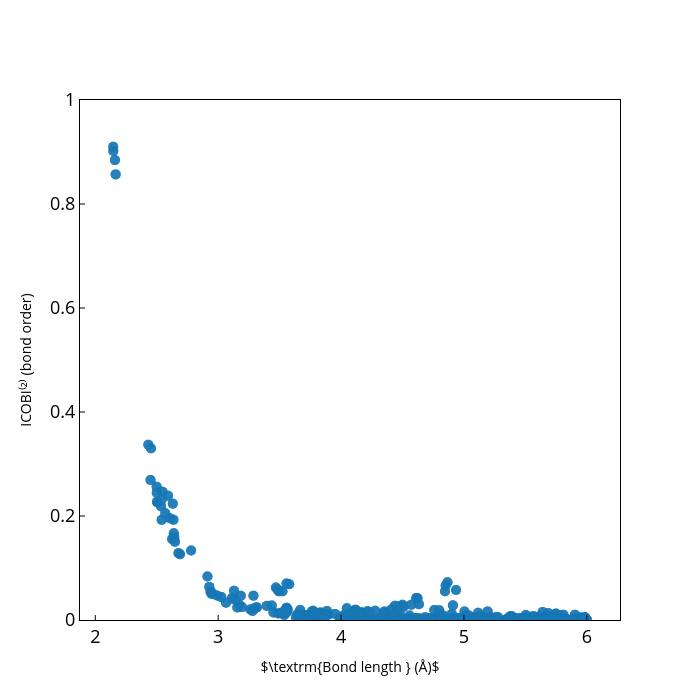

Notebook cell for this chart:
### Code cell
#Two center ICOBI
Si = icobilist_Si.icohpcollection._list_icohp
icobi_Si = []
for i,j in enumerate(Si):
    icobi_Si.append(sum(list(icobilist_Si.icohpcollection._list_icohp[i].values())))

scatter_Si = go.Scatter(
    x=icobilist_Si.icohpcollection.as_dict()['list_length'],
    y= icobi_Si,
    mode='markers',
    marker=dict(
        size=10,color='#1878b6'),
   # hovertext = 'mp-id:'+ df['index']+ '<br>Bond label: ' +df['ICOHP_bond_label'] + '<br>Composition: ' + df['Formula']
)

fig = go.Figure(scatter_Si)
#fig.update_layout(xaxis_type='log')
fig.update_traces(marker_opacity=0.5)
fig.update_layout(yaxis = dict(tickfont = dict(size=18)))
fig.update_layout(xaxis = dict(tickfont = dict(size=18)))
fig.update_yaxes(title_font=dict(size=22), color='black')
fig.update_xaxes(title_font=dict(size=22), color='black')
fig.update_layout(width=700, height =700)
fig.update_xaxes(showline=True, linewidth=1, linecolor='black', mirror=True, showgrid=False)
fig.update_yaxes(showline=True, linewidth=1, linecolor='black', mirror=True, showgrid=False, range=[0,1])
fig.update_xaxes(ticks="inside", tickwidth=1, tickcolor='black', ticklen=5)
fig.update_yaxes(ticks="inside", tickwidth=1, tickcolor='black', ticklen=5)

fig.update_layout(yaxis_title="ICOBI⁽²⁾ (bond order)", xaxis_title = '$\\textrm{Bond length } (Å)$')
fig.update_layout(yaxis = dict(tickfont = dict(size=18)))
fig.update_layout(xaxis = dict(tickfont = dict(size=18)))
#fig.update_xaxes(tickmode='linear', tick0=0.0, dtick=1.0)
# Save as PDF
pio.write_image(fig, "plot_ICOBI_Si.pdf", format="pdf", engine="orca")
fig.show()
#fig.write_image("./ICOBI_PT.pdf")

### Figure 1 — Plotly figure (JSON) as saved in the notebook; plotly's stock layout.template omitted (floating-point values rounded to 4 significant figures; data arrays with more than 128 entries replaced by an {"elided": "..."} marker saying what was removed)
{"data": [{"marker": {"color": "#1878b6", "size": 10, "opacity": 0.5}, "mode": "markers", "x": {"elided": "1268 float values"}, "y": {"elided": "1268 float values"}, "type": "scatter"}], "layout": {"yaxis": {"tickfont": {"size": 18}, "title": {"text": "ICOBI⁽²⁾ (bond order)"}, "color": "black", "showline": true, "linewidth": 1, "linecolor": "black", "mirror": true, "showgrid": false, "range": [0, 1], "ticks": "inside", "tickwidth": 1, "tickcolor": "black", "ticklen": 5}, "xaxis": {"tickfont": {"size": 18}, "title": {"text": "$\\textrm{Bond length } (Å)$"}, "color": "black", "showline": true, "linewidth": 1, "linecolor": "black", "mirror": true, "showgrid": false, "ticks": "inside", "tickwidth": 1, "tickcolor": "black", "ticklen": 5}, "width": 700, "height": 700}}
